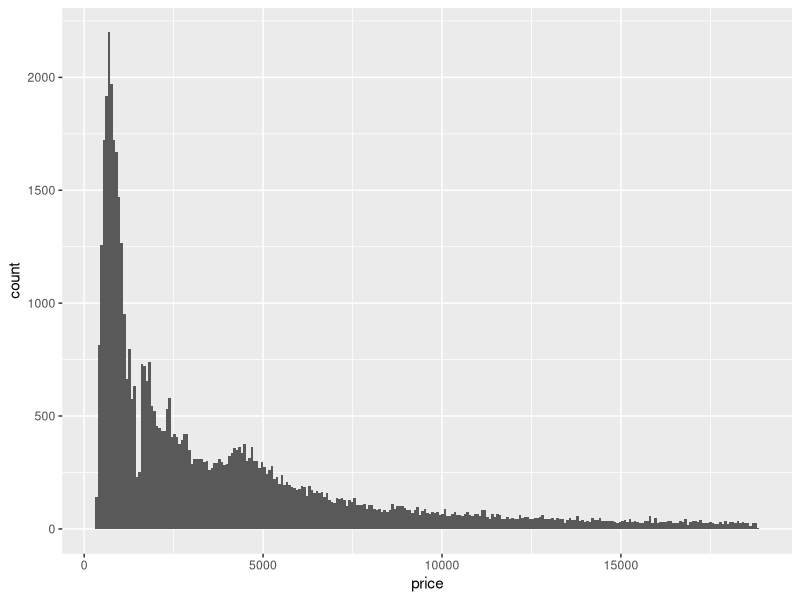
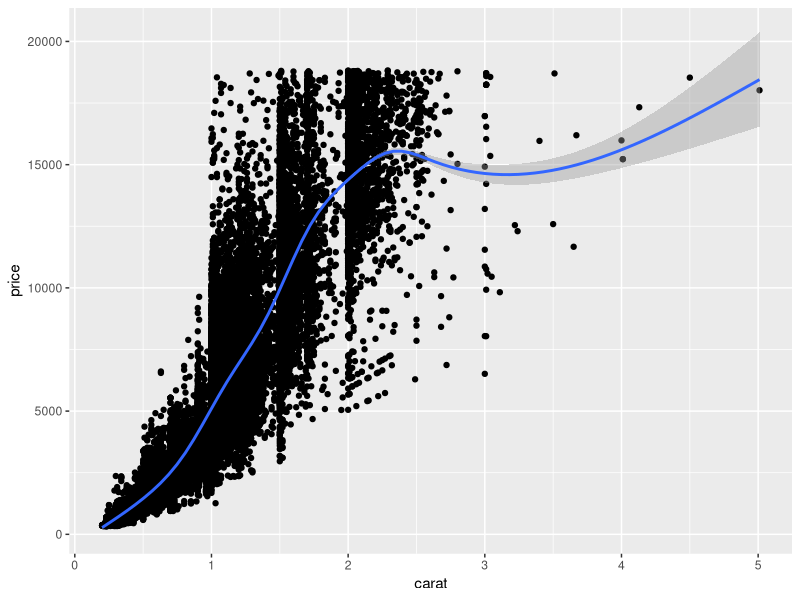
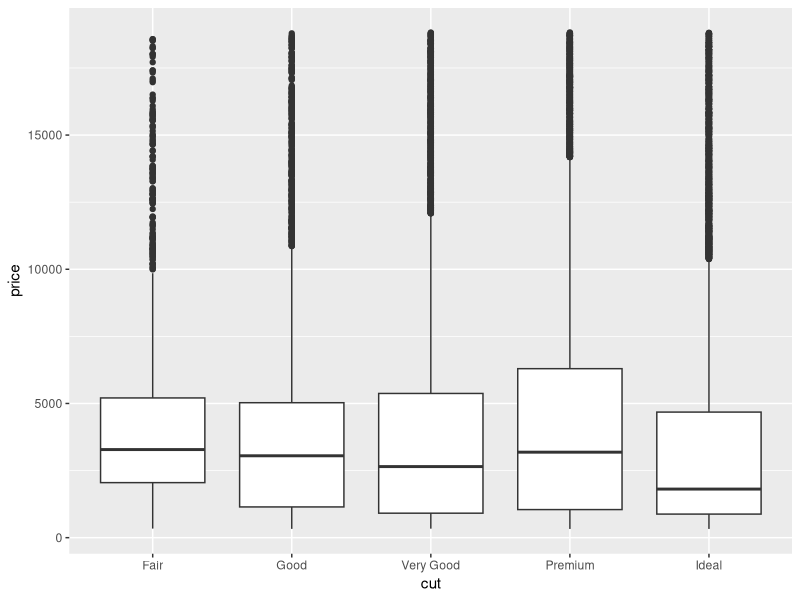
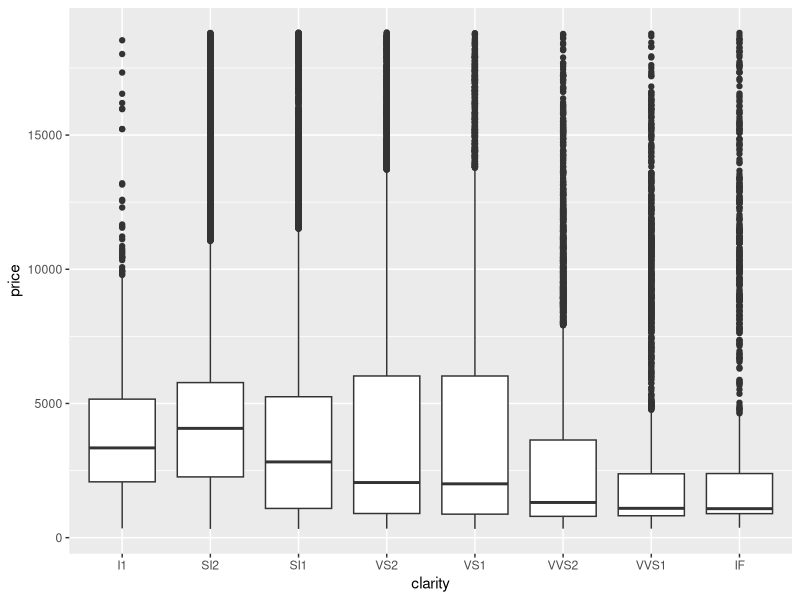
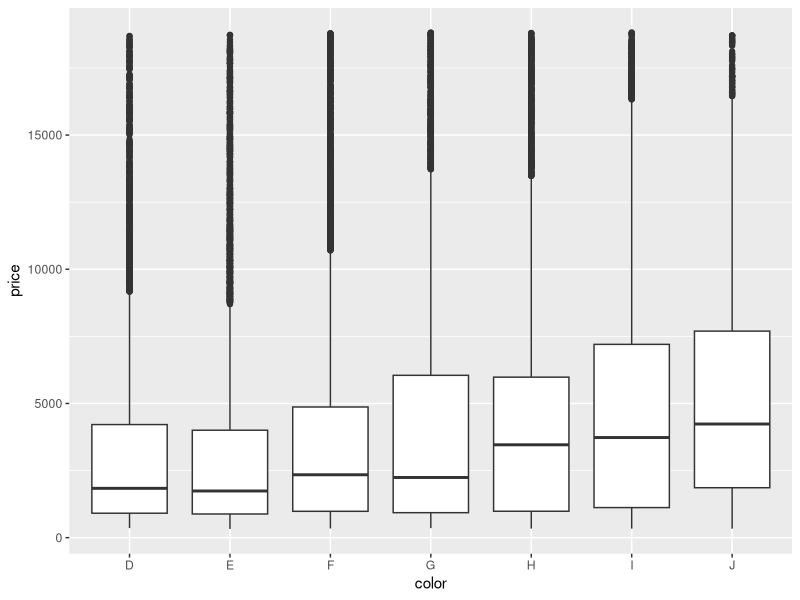
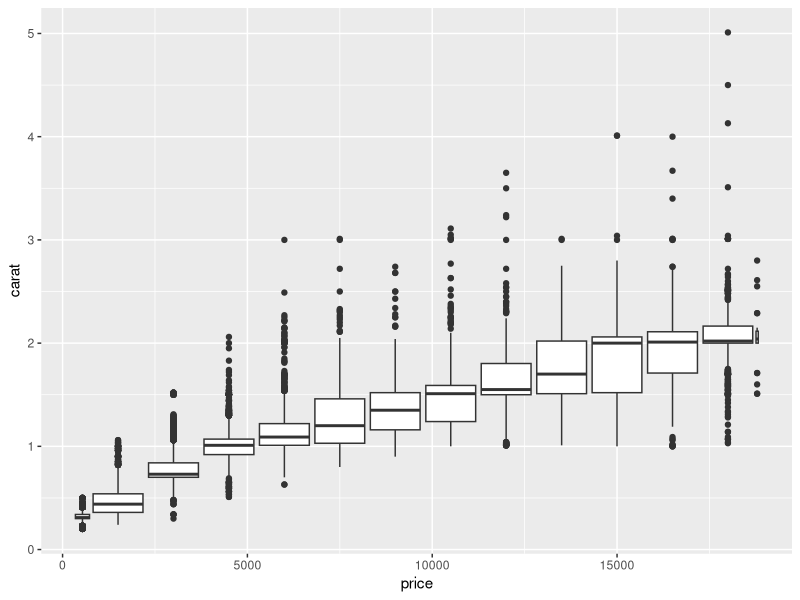
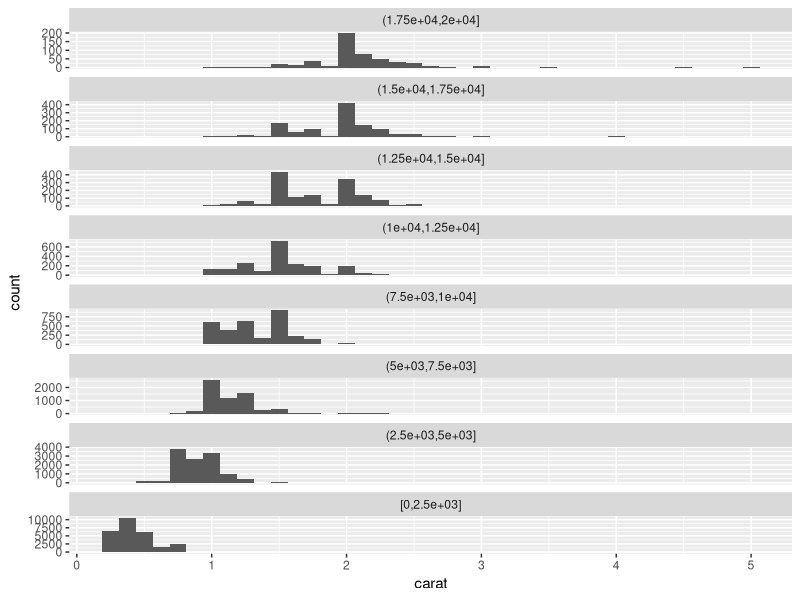

The R script that drew these images, in order:
# Oliver Song os8ua
library(tidyverse)
# Question 1

ggplot(data = diamonds) + 
  geom_histogram(mapping = aes(x = price), binwidth = 70)

# most of the diamonds ahve low prices at around $1,500 or less. Very few diamonds cost more than $5,000

# Question 2
# carat - continuou var so use scatter
ggplot(diamonds, aes(x = carat, y = price)) +
  geom_point() + 
  geom_smooth()

# cut - categorical so use bar or box
ggplot(diamonds, aes(x = cut, y = price)) +
  geom_boxplot()

# clarity
ggplot(diamonds, aes(x = clarity, y = price)) +
  geom_boxplot()

# color
ggplot(diamonds, aes(x = color, y = price)) +
  geom_boxplot()

# Carat appears to have the largest effect on price followed by color

# Question 3
ggplot(diamonds, mapping = aes(x = price, y = carat)) + 
  geom_boxplot(mapping = aes(group = cut_width(price, 1500)))
# carat generally increases with price

diamonds %>%
  mutate(
    price_binned = price %>% 
      cut_width(width = 2500, center = 1250) %>% 
      fct_relevel(rev)
  ) %>% 
  ggplot(mapping = aes(x = carat)) +
  geom_histogram(binwidth = .125 , center = 0, show.legend = FALSE) +
  facet_wrap(~price_binned, scales = "free_y", ncol = 1)

####### ^Review, didnt figure out on my own
